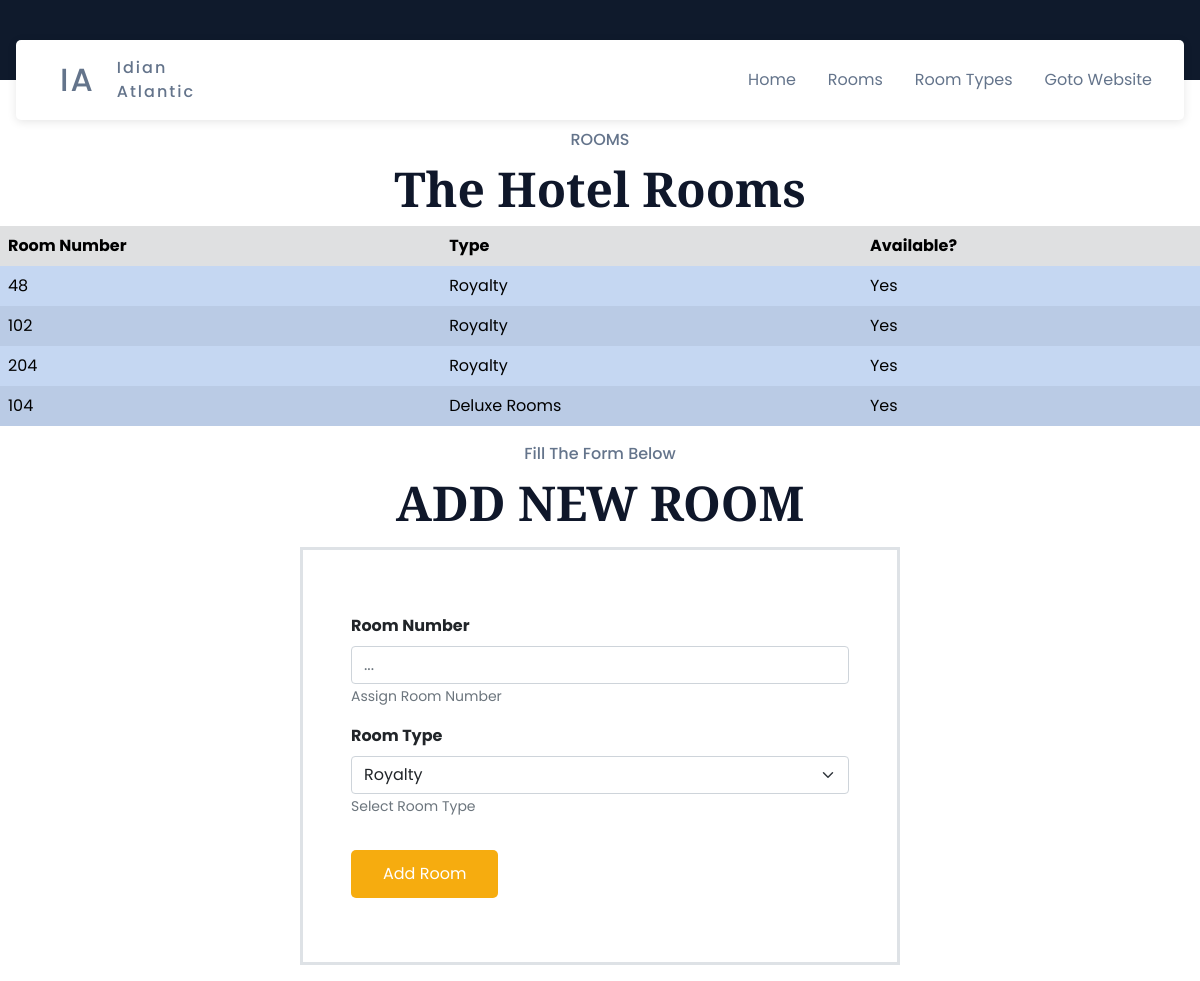
The app's page /admin/room with its own data.
### db/db.py (models this page shows)
class Room(Base):
    __tablename__ = "room"
    room_number = Column(Integer(), primary_key=True, index=True)
    room_type_id = Column(Integer(), ForeignKey("room_type.room_type_id"))
    available = Column(Boolean(), default=True) #instead of having the Booking table be the sole determinant of whether a room is booked or not, I think it would be better to use a column on the Room itself. If the determinant were the Booking table, then past booking records of a room will affect its current availability status
    room_type = relationship("RoomType", back_populates="rooms", uselist=False)

class RoomType(Base):
    __tablename__ = "room_type"
    room_type_id = Column(Integer(), primary_key=True, index=True)
    room_type_name = Column(String(), index=True)
    description = Column(String())
    price = Column(Float())
    capacity = Column(Integer())
    thumbnail_img_url = Column(String())
    rooms = relationship("Room", back_populates="room_type")

### routers/admin.py (the view)
@AdminRouter.get("/room", response_class=HTMLResponse)
async def new_room_view(request: Request, session:Session = Depends(get_db)):
    room_types = await AdminServices.get_all_room_types(session=session)
    rooms = await AdminServices.get_all_rooms(session=session)
    return templates.TemplateResponse("rooms.html", {"request": request, "room_types": room_types, "rooms": rooms})

### templates/rooms.html (shortened to what this page needs)
<!DOCTYPE html>
<html lang="en">
<head>
    <link rel="stylesheet" href="/static/bootstrap/css/bootstrap.min.css"/>
    <link rel="stylesheet" href="/static/styles.css">
</head>
<body>
    {% include 'components/admin_nav.html' %}
    {% if rooms %}
        <section class="room__container py-0" id="room">
            <p class="section__subheader">ROOMS</p>
            <h2 class="section__header">The Hotel Rooms</h2>
            <div class="h-25 overflow-scroll">
                <div class="table-responsive">
                    <table class="table table-striped table-hover table-active table-borderless align-middle">
                        <thead class="table-light">
                            <tr>
                                <th>Room Number</th>
                                <th>Type</th>
                                <th>Available?</th>
                            </tr>
                        </thead>
                        <tbody class="table-group-divider">
                            {% for room in rooms %}
                                <tr class="table-primary">
                                    <td scope="row">{{room.room_number}}</td>
                                    <td>{{room.room_type.room_type_name}}</td>
                                    <td>{% if room.available %} Yes {% else %} No {% endif %}</td>
                                </tr>
                            {% endfor %}
                        </tbody>
                    </table>
                </div>
            </div>
        </section>
    {% endif %}
    <section class="room__container py-0" id="room">
        <p class="section__subheader">Fill The Form Below</p>
        <h2 class="section__header">ADD NEW ROOM</h2>
        <div class="my-3 w-50 p-5 mx-auto border border-3">
            <form id="add-new-room-form">
                <div class="my-3">
                    <label for="room_number" class="form-label border-0"><b>Room Number</b></label>
                    <input required name="room_number" type="number" id="room_number" class="form-control" placeholder="..."/>
                    <small id="helpId" class="text-muted">Assign Room Number</small>
                </div>
                <div class="my-3">
                    <label for="room_type_id" class="form-label border-0"><b>Room Type</b></label>
                    <select required name="room_type_id" id="room_type_id" class="form-select">
                        {% for room_type in room_types %}
                            <option value="{{room_type.room_type_id}}">{{room_type.room_type_name}}</option>
                        {% endfor %}
                    </select>
                    <small id="helpId" class="text-muted">Select Room Type</small>
                </div>
                <button type="submit" id="submit-btn-add-room" class="btn btn-primary my-3">Add Room</button>
            </form>
        </div>
    </section>
</body>
</html>

### static/styles.css (style rules this page uses)
:root { --primary-color: #0f1a2c; --secondary-color: #f6ac0f; --text-dark: #0f172a; --text-light: #64748b; --extra-light: #f8fafc; --white: #ffffff; --max-width: 1200px; --header-font: "Playfair Display", serif; }
* { padding: 0; margin: 0; box-sizing: border-box; }
.section__subheader { margin-bottom: 0.5rem; font-size: 1rem; font-weight: 500; color: var(--text-light); }
.section__header { font-size: 3rem; font-weight: 800; font-family: var(--header-font); color: var(--text-dark); }
.btn { padding: 0.75rem 2rem; font-size: 1rem; color: var(--white); background-color: var(--secondary-color); outline: none; border: none; border-radius: 5px; cursor: pointer; }
html, body { scroll-behavior: smooth; }
body { font-family: "Poppins", sans-serif; }
.room__container { padding-block: 5rem; }
.room__container :is(.section__subheader, .section__header) { padding-inline: 1rem; text-align: center; }

### records on screen
Room: room_number "48", room_type.room_type_name "Royalty", available "Yes"
Room: room_number "102", room_type.room_type_name "Royalty", available "Yes"
Room: room_number "204", room_type.room_type_name "Royalty", available "Yes"
Room: room_number "104", room_type.room_type_name "Deluxe Rooms", available "Yes"

### other values on screen
form field room_type_id "Royalty"
